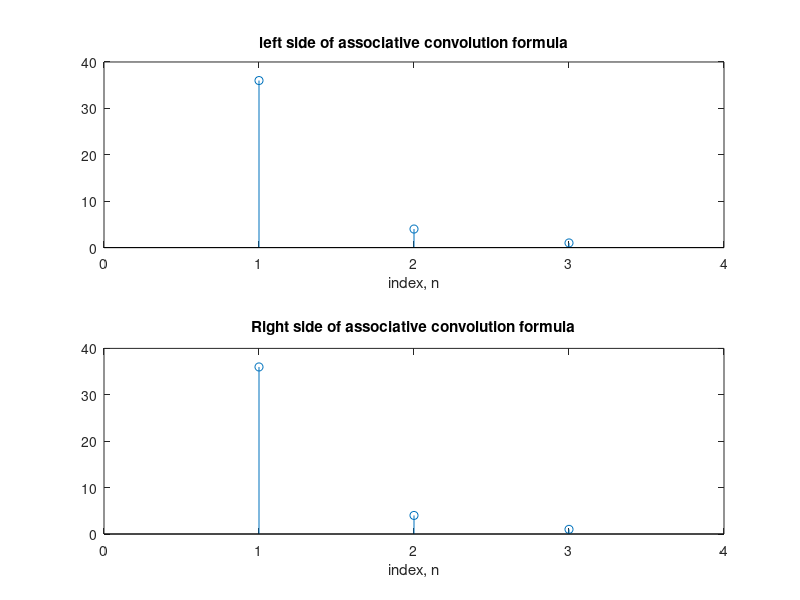

Recreate this plot in MATLAB.
clc 
clear all
close all
x1=[3 1 1];
x2=[4 2 1];
x3=[3 2 1];
lhs=(x1.*x2).*x3;
rhs=x1.*(x2.*x3);
subplot(2,1,1);
stem(lhs);
title('left side of associative convolution formula');
xlabel('index, n');
axis([0 4 0 40]);
subplot(2,1,2);
stem(rhs);
title('Right side of associative convolution formula');
xlabel('index, n');
axis([0 4 0 40]);